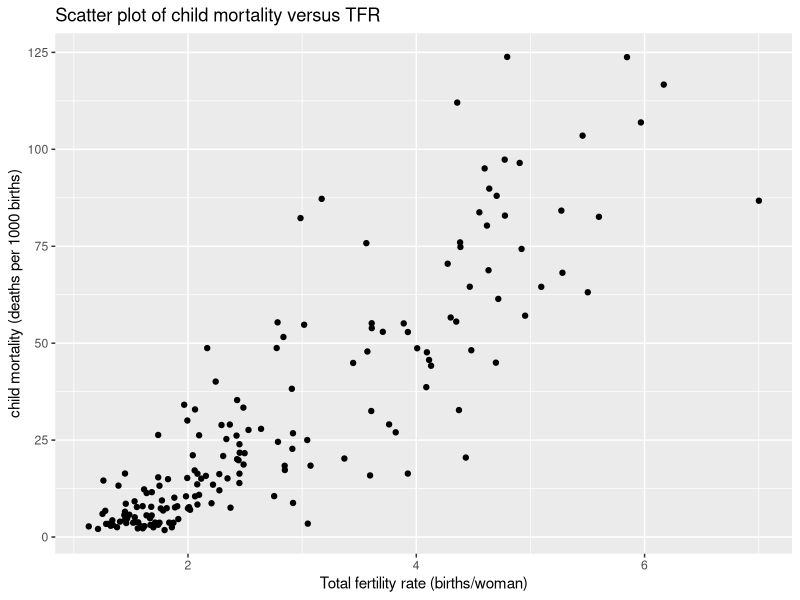
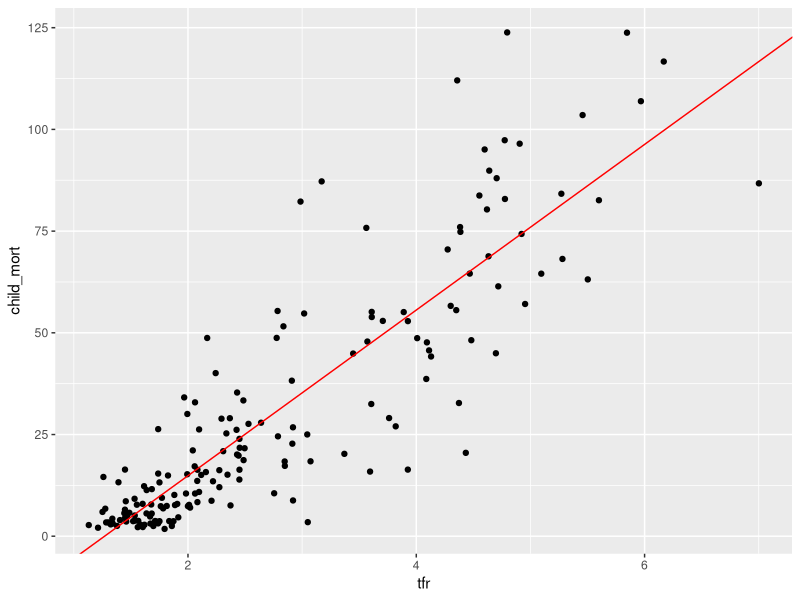

R code for these plots, in order:
## ---- chunk 1
library(tidyverse)
country_ind <- read_csv("../data/country_indicators.csv") 
## ---- chunk 2
country_ind_2017 <- country_ind  |>  filter(year==2017)
## ---- chunk 3
ggplot(country_ind_2017, aes(tfr, child_mort)) + 
  geom_point()+
  labs(title = "Scatter plot of child mortality versus TFR", 
       x = "Total fertility rate (births/woman)", y = "child mortality (deaths per 1000 births)")
## ---- chunk 4
country_ind_2017 <- country_ind_2017 |> 
  mutate(covar_xy = (child_mort - mean(child_mort))*(tfr - mean(tfr)),
         var_x = (tfr - mean(tfr))^2)
## ---- chunk 5
reg_coeffs <- country_ind_2017 |> 
  summarise(beta_1 = sum(covar_xy)/sum(var_x),
            beta_0 = mean(child_mort) - beta_1*mean(tfr))
reg_coeffs
## ---- chunk 6
beta_0 <- reg_coeffs$beta_0
beta_1 <- reg_coeffs$beta_1
## ---- chunk 7
childmort_tfr_model <- lm(formula = child_mort~tfr, data = country_ind_2017)
## ---- chunk 8
summary(childmort_tfr_model)
## ---- chunk 9
coef(childmort_tfr_model)
## ---- chunk 10
beta_0 <- coef(childmort_tfr_model)[1] # the [1] means get the first item
beta_1 <- coef(childmort_tfr_model)[2] 
## ---- chunk 11
ggplot(country_ind_2017, aes(tfr, child_mort)) + 
  geom_point() + 
  geom_abline(intercept = beta_0, slope = beta_1, color = "red")
